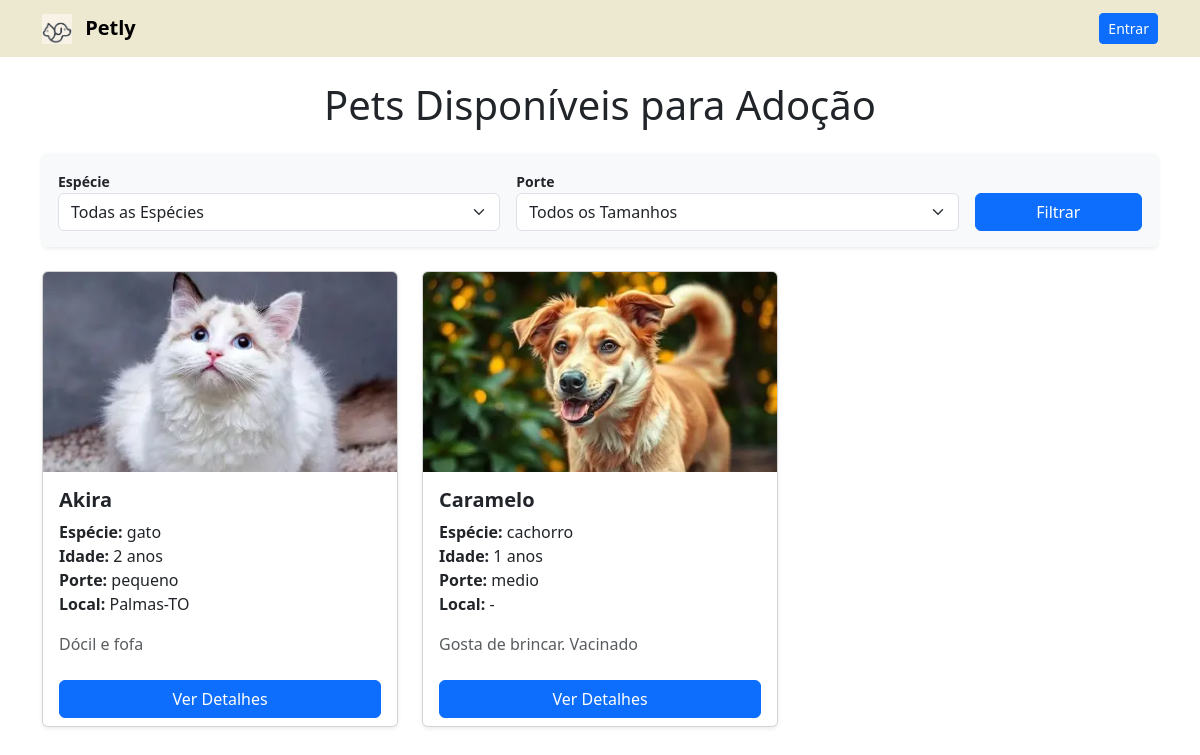
/pets/, run on the app's committed database.
### pets/models.py (models this page shows, shortened)
class Pet(models.Model):
    ESPECIE_CHOICES = [
        ('cachorro', 'Cachorro'),
        ('gato', 'Gato'),
        ('outro', 'Outro'),
    ]
    PORTE_CHOICES = [
        ('pequeno', 'Pequeno'),
        ('medio', 'Médio'),
        ('grande', 'Grande'),
    ]
    usuario = models.ForeignKey(User, on_delete=models.CASCADE)
    nome = models.CharField(max_length=100)
    especie = models.CharField(max_length=20, choices=ESPECIE_CHOICES)
    porte = models.CharField(max_length=20, choices=PORTE_CHOICES)
    idade = models.IntegerField()
    descricao = models.TextField(blank=True, null=True) # blank=True permite o campo ficar vazio no formulário
    foto = models.ImageField(upload_to='pets_fotos/', blank=True, null=True)
    adotado = models.BooleanField(default=False)

### usuarios/models.py (models this page shows, shortened)
class Perfil(models.Model):
    usuario = models.OneToOneField(User, on_delete=models.CASCADE)
    telefone = models.CharField(max_length=20)
    cep = models.CharField(max_length=9, blank=True)
    cidade = models.CharField(max_length=100, blank=True)
    bairro = models.CharField(max_length=100, blank=True)
    uf = models.CharField(max_length=2, blank=True)

### pets/views.py (the view)
# urls.py: path('', listar_pets, name='listar_pets'),
def listar_pets(request):
    pets = Pet.objects.all()
    if request.user.is_authenticated:
        pets = pets.exclude(usuario=request.user)
    busca_especie = request.GET.get('especie')
    busca_porte = request.GET.get('porte')
    if busca_especie and busca_especie != '':
        pets = pets.filter(especie=busca_especie)
    if busca_porte and busca_porte != '':
        pets = pets.filter(porte=busca_porte)
    contexto = {
        'pets': pets
    }
    return render(request, 'listar_pets.html', contexto)

### templates/listar_pets.html (shortened to what this page needs)
{% extends 'base.html' %} {% block title %}Petly - Lista de Pets{% endblock %} {% block content %} <h1 class="mb-4 text-center">Pets Disponíveis para Adoção</h1>
<div class="card mb-4 shadow-sm border-0 bg-light">
    <div class="card-body">
        <form method="GET" class="row g-3 align-items-end">
            <div class="col-md-5">
                <label for="especie-select" class="form-label fw-bold small mb-0">Espécie</label>
                <select name="especie" id="especie-select" class="form-select">
                    <option value="">Todas as Espécies</option>
                </select>
            </div>
            <div class="col-md-5">
                <label for="porte-select" class="form-label fw-bold small mb-0">Porte</label>
                <select name="porte" id="porte-select" class="form-select">
                    <option value="">Todos os Tamanhos</option>
                </select>
            </div>
            <div class="col-md-2 d-grid">
                <button type="submit" class="btn btn-primary">Filtrar</button>
            </div>
        </form>
    </div>
</div>
    <div class="row">
        {% for pet in pets %}
        <div class="col-md-4 mb-4">
            <div class="card h-100 shadow-sm">
                {% if pet.foto %}
                    <img src="{{ pet.foto.url }}" class="card-img-top" alt="{{ pet.nome }}" style="height: 200px; object-fit: cover;">
                {% else %}
                    <div class="card-img-top bg-secondary text-white d-flex align-items-center justify-content-center" style="height: 200px;">
                        <span>Sem Foto 📷</span>
                    </div>
                {% endif %}
                <div class="card-body">
                    <h5 class="card-title fw-bold">{{ pet.nome }}</h5>
                    <p class="card-text">
                        <strong>Espécie:</strong> {{ pet.especie }}<br>
                        <strong>Idade:</strong> {{ pet.idade }} anos<br>
                        <strong>Porte:</strong> {{ pet.porte }} <br>
                        <strong>Local:</strong> {{ pet.usuario.perfil.cidade }}-{{ pet.usuario.perfil.uf }}
                    </p>
                    <p class="card-text text-muted">{{ pet.descricao|truncatechars:50 }}</p>
                </div>
                <div class="card-footer bg-white border-top-0 d-grid">
                    <a href="{% url 'detalhes_pet' pet.id %}" class="btn btn-primary">Ver Detalhes</a>
                </div>
            </div>
        </div>
        {% empty %}
        <div class="col-12">
            <div class="alert alert-warning text-center">
                Nenhum pet cadastrado ainda.
            </div>
        </div>
        {% endfor %}
    </div>
{% endblock %} ```

### templates/base.html (shortened to what this page needs)
{% load static %}
<!DOCTYPE html>
<html lang="pt-br">
<head>
    <link href="{% static 'css/bootstrap.min.css' %}" rel="stylesheet">
</head>
<body>
    <nav class="navbar navbar-expand-lg navbar-light navbar-custom mb-4">
        <div class="container">
            <a class="navbar-brand fw-bold" href="{% url 'listar_pets' %}">
                <img src="{% static 'img/logo.png' %}" alt="Logo" width="30" height="30" class="d-inline-block align-text-top me-2">
                Petly
            </a>
            <div class="d-flex align-items-center">
                {% if user.is_authenticated %}
                    <span class="navbar-text text-dark me-3">Olá, {{ user.username }}!</span>
                    <a href="{% url 'meus_pets' %}" class="btn btn-nav-custom btn-sm me-2 {% if request.resolver_match.url_name == 'meus_pets' %}active{% endif %}">
                        Meus Pets
                    </a>
                    <a href="{% url 'logout' %}" class="btn btn-outline-danger btn-sm">Sair</a>
                {% else %}
                    <a href="{% url 'login' %}" class="btn btn-primary btn-sm">Entrar</a>
                {% endif %}
            </div>
        </div>
    </nav>
    <div class="container">
        {% block content %}
        {% endblock %}
    </div>
</body>
</html>

### templates/base.html (style rules this page uses)
.navbar-custom { background-color: #ede8d0; }

### data on the page
Pet: foto (picture), nome "Akira", especie "gato", idade "2", porte "pequeno", usuario.perfil.cidade "Palmas", usuario.perfil.uf "TO", descricao "Dócil e fofa"
Pet: foto (picture), nome "Caramelo", especie "cachorro", idade "1", porte "medio", descricao "Gosta de brincar. Vacinado"
